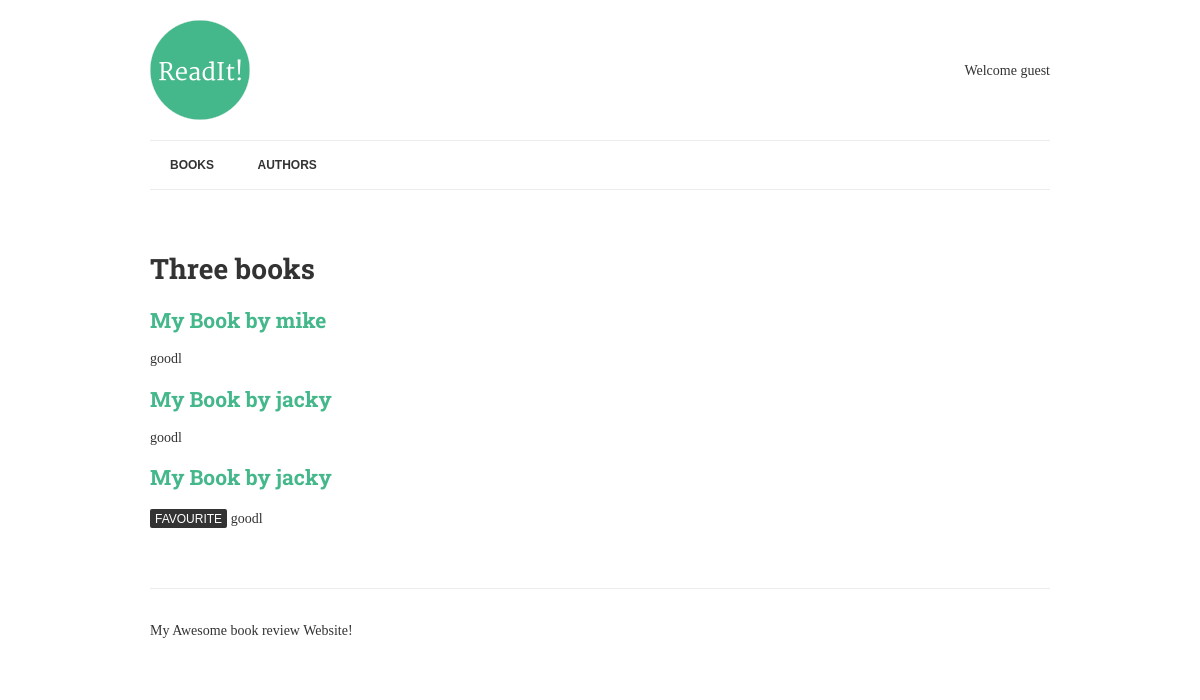
The app's page /, older data.
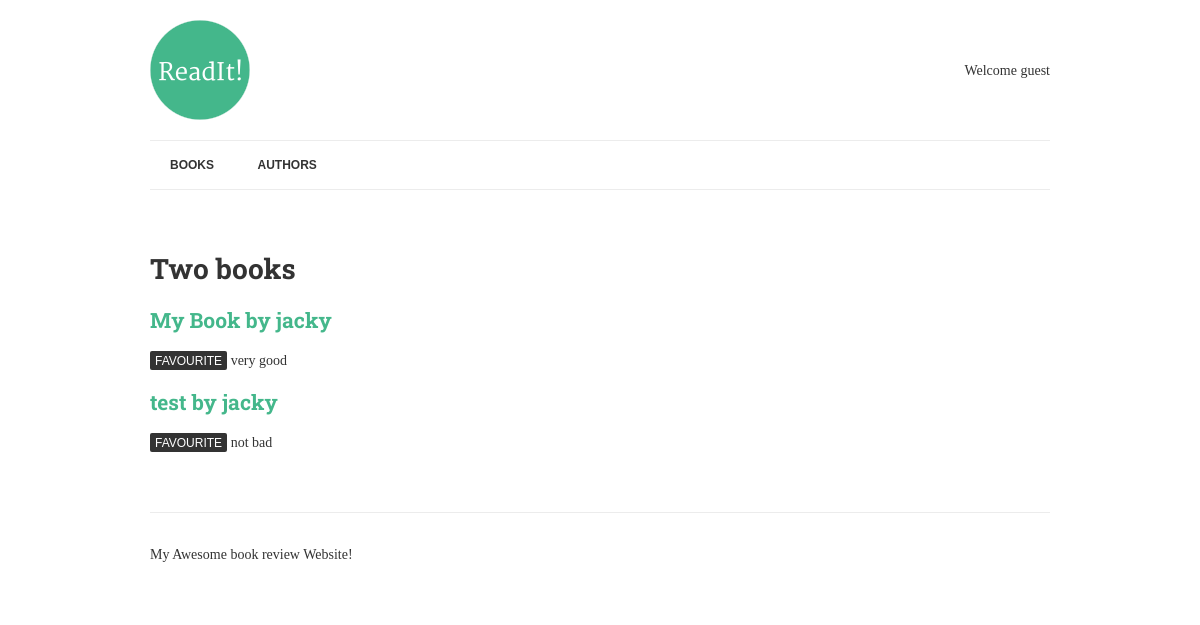
The same page, newer data.
### book/models.py (models this page shows, shortened)
class Book(models.Model):
    title = models.CharField(max_length=150)
    authors = models.ManyToManyField("author", related_name="books")
    review = models.TextField(blank=True, null=True)
    date_reviewed = models.DateTimeField(blank=True, null=True)
    is_favourite = models.BooleanField(default=False, verbose_name="Favourite?")
    def list_authors(self):
        return ". ".join([author.name for author in self.authors.all()])

class Author(models.Model):
    name = models.CharField(max_length=70, help_text="Use pen name,not real name", unique=True)

### book/views.py (the view)
# urls.py: url(r'^$', list_books,name="books"),
def list_books(request):
    books = Book.objects.exclude(date_reviewed__isnull=True).prefetch_related('authors')
    context = {
        'books':books
    }
    return render(request, '../templates/list.html', context)

### book/templates/list.html
{% extends 'base.html' %}
{% load humanize %}
{% block content %}
        <h1>
            {{ books.count|apnumber|title }} book{{ books.count|pluralize }}
        </h1>
        {% for book in books %}
        <h2>
            <a href="{% url 'book-detail' book.pk %}">
                {{ book.title }} by {{ book.list_authors}}
            </a>
        </h2>
        {% if book.is_favourite %}
        <span class="highlight">favourite</span> {% endif %} {{ book.review }} {% endfor %}
{% endblock %}

### book/templates/base.html (shortened to what this page needs)
{% load static %}
<!doctype html>
<html lang="en">
<head>
    <link rel="stylesheet" href="{% static 'css/normalize.css' %}"">
    <link rel="stylesheet" href="{% static 'css/style.css' %}"">
</head>
<body>
    <div class="container">
        <header>
            <img src="{% static 'img/logo.png' %}" alt="ReadIt!" class="logo">
            <div class="welcome">
                {% if request.user.is_authenticated %}
                <p>
                    Hello {{ request.user.username|title }}, you last logged in at {{ request.user.last_login|date:"D d M Y" }}
                </p>
                {% else %}
                <p>Welcome guest</p>
                {% endif %}
            </div>
        </header>
        <nav>
            <a href="{% url 'books' %}">Books</a>
            <a href="{% url 'authors' %}">Authors</a>
        </nav>
        <main>
            {% block content %} {% endblock %}
        </main>
        <footer>
            <p>My Awesome book review Website!</p>
        </footer>
    </div>
</body>
</html>

### book/static/css/style.css (style rules this page uses)
span.highlight { background-color: #333; color: #fff; display: inline-block; padding: 3px 5px 2px 5px; text-transform: uppercase; font-family: Arial, sans-serif; font-size: 12px; border-radius: 2px; }
.container { width: 900px; max-width: 90%; margin: 0 auto; padding: 0; }
header { border-bottom: 1px solid #ececec; padding: 20px 0; display: table; width: 100%; }
footer { border-top: 1px solid #ececec; padding: 20px 0; margin-top: 60px; }
.logo { padding-right: 20px; display: table-cell; }
.welcome { display: table-cell; vertical-align: middle; text-align: right; line-height: 1.5; }
nav { clear: both; border-bottom: 1px solid #ececec; margin-bottom: 60px; }
nav a { font-size: 12px; font-weight: bold; line-height: 18px; padding: 15px 20px; display: inline-block; text-transform: uppercase; font-family: Arial, serif; color: #333; }
body { font-family: 'Merriweather', serif; color: #333; font-size: 14px; }
h1, h2, h3, h4, h5, h6 { font-family: 'Roboto Slab', serif; }
a { color: #44B78B; text-decoration: none; }

Row changes from the older to the newer data that the page shows:
removed Book: title "My Book", list_authors "mike", review "goodl"
removed Book: title "My Book", list_authors "jacky", review "goodl"
changed Book "My Book": review "goodl" → "very good"
added Book: title "test", list_authors "jacky", is_favourite "FAVOURITE", review "not bad"
Text that changed along with them:
{{ books.count|apnumber|title }}: "Three" → "Two"
